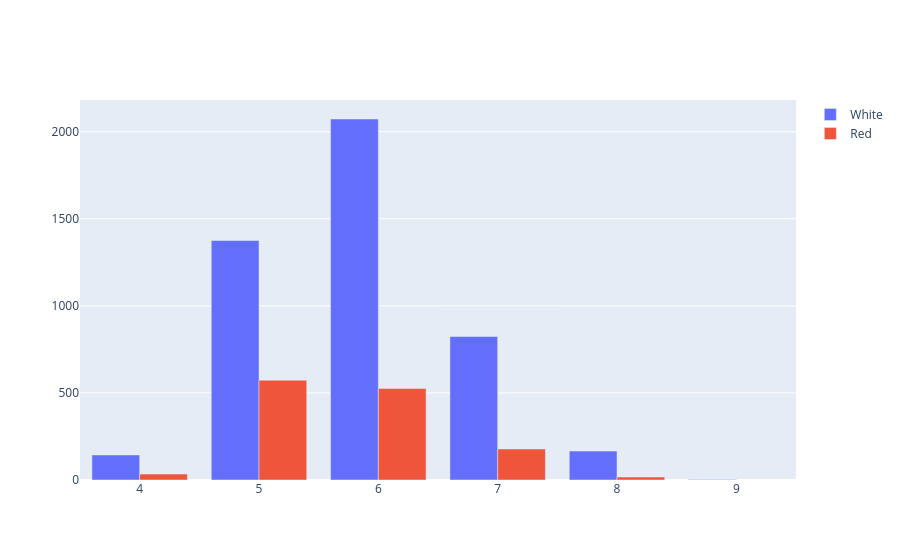

Notebook source saved alongside this figure:
### Code cell
# graph 3: Graph about wine type and qualitay
fig = go.Figure()
white_wine_count = df_wine_preprocessed[df_wine_preprocessed['type'] == 'white'].groupby('quality')['quality'].count()
red_wine_count = df_wine_preprocessed[df_wine_preprocessed['type'] == 'red'].groupby('quality')['quality'].count()

type = list(df_wine_preprocessed['quality'].unique())
fig = go.Figure(data=[
    go.Bar(name='White', x=white_wine_count.index, y=white_wine_count.values),
    go.Bar(name='Red', x=red_wine_count.index, y=red_wine_count.values)
])

fig.update_layout(barmode='group')
fig.show()

### Figure 1 — Plotly figure (JSON) as saved in the notebook; plotly's stock layout.template omitted (floating-point values rounded to 4 significant figures)
{"data": [{"name": "White", "type": "bar", "x": [4, 5, 6, 7, 8, 9], "y": [144, 1375, 2073, 824, 166, 3]}, {"name": "Red", "type": "bar", "x": [4, 5, 6, 7, 8], "y": [34, 573, 525, 178, 17]}], "layout": {"autosize": true, "barmode": "group", "xaxis": {"autorange": true, "range": [3.5, 9.5], "type": "linear"}, "yaxis": {"autorange": true, "range": [0, 2182.0], "type": "linear"}}}
